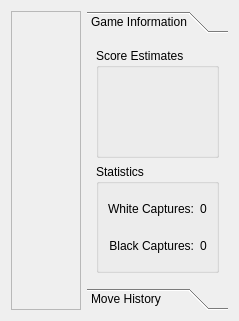
<ui version="4.0" >
 <class>GameScreen</class>
 <widget class="QWidget" name="GameScreen" >
  <property name="geometry" >
   <rect>
    <x>0</x>
    <y>0</y>
    <width>239</width>
    <height>321</height>
   </rect>
  </property>
  <property name="windowTitle" >
   <string>Form</string>
  </property>
  <layout class="QHBoxLayout" name="horizontalLayout" >
   <item>
    <widget class="QFrame" name="gameFrame" >
     <property name="frameShape" >
      <enum>QFrame::StyledPanel</enum>
     </property>
     <property name="frameShadow" >
      <enum>QFrame::Raised</enum>
     </property>
    </widget>
   </item>
   <item>
    <widget class="QToolBox" name="toolBox" >
     <property name="sizePolicy" >
      <sizepolicy vsizetype="Preferred" hsizetype="Fixed" >
       <horstretch>0</horstretch>
       <verstretch>0</verstretch>
      </sizepolicy>
     </property>
     <property name="currentIndex" >
      <number>0</number>
     </property>
     <widget class="QWidget" name="page" >
      <property name="geometry" >
       <rect>
        <x>0</x>
        <y>0</y>
        <width>130</width>
        <height>241</height>
       </rect>
      </property>
      <attribute name="label" >
       <string>Game Information</string>
      </attribute>
      <layout class="QVBoxLayout" name="verticalLayout" >
       <item>
        <widget class="QGroupBox" name="scoreBox" >
         <property name="title" >
          <string>Score Estimates</string>
         </property>
        </widget>
       </item>
       <item>
        <widget class="QGroupBox" name="statisticsBox" >
         <property name="title" >
          <string>Statistics</string>
         </property>
         <layout class="QGridLayout" name="gridLayout" >
          <item row="0" column="0" >
           <widget class="QLabel" name="label" >
            <property name="text" >
             <string>White Captures:</string>
            </property>
            <property name="alignment" >
             <set>Qt::AlignRight|Qt::AlignTrailing|Qt::AlignVCenter</set>
            </property>
           </widget>
          </item>
          <item row="0" column="1" >
           <widget class="QLabel" name="whiteCapturesLabel" >
            <property name="text" >
             <string>0</string>
            </property>
           </widget>
          </item>
          <item row="1" column="0" >
           <widget class="QLabel" name="label_4" >
            <property name="text" >
             <string>Black Captures:</string>
            </property>
            <property name="alignment" >
             <set>Qt::AlignRight|Qt::AlignTrailing|Qt::AlignVCenter</set>
            </property>
           </widget>
          </item>
          <item row="1" column="1" >
           <widget class="QLabel" name="blackCapturesLabel" >
            <property name="text" >
             <string>0</string>
            </property>
           </widget>
          </item>
         </layout>
        </widget>
       </item>
      </layout>
     </widget>
     <widget class="QWidget" name="page_2" >
      <property name="geometry" >
       <rect>
        <x>0</x>
        <y>0</y>
        <width>264</width>
        <height>241</height>
       </rect>
      </property>
      <attribute name="label" >
       <string>Move History</string>
      </attribute>
      <layout class="QVBoxLayout" name="verticalLayout_2" >
       <item>
        <widget class="KListWidget" name="moveListWidget" >
         <property name="enabled" >
          <bool>false</bool>
         </property>
        </widget>
       </item>
      </layout>
     </widget>
    </widget>
   </item>
  </layout>
 </widget>
 <customwidgets>
  <customwidget>
   <class>KListWidget</class>
   <extends>QListWidget</extends>
   <header>klistwidget.h</header>
  </customwidget>
 </customwidgets>
 <resources/>
 <connections/>
</ui>
